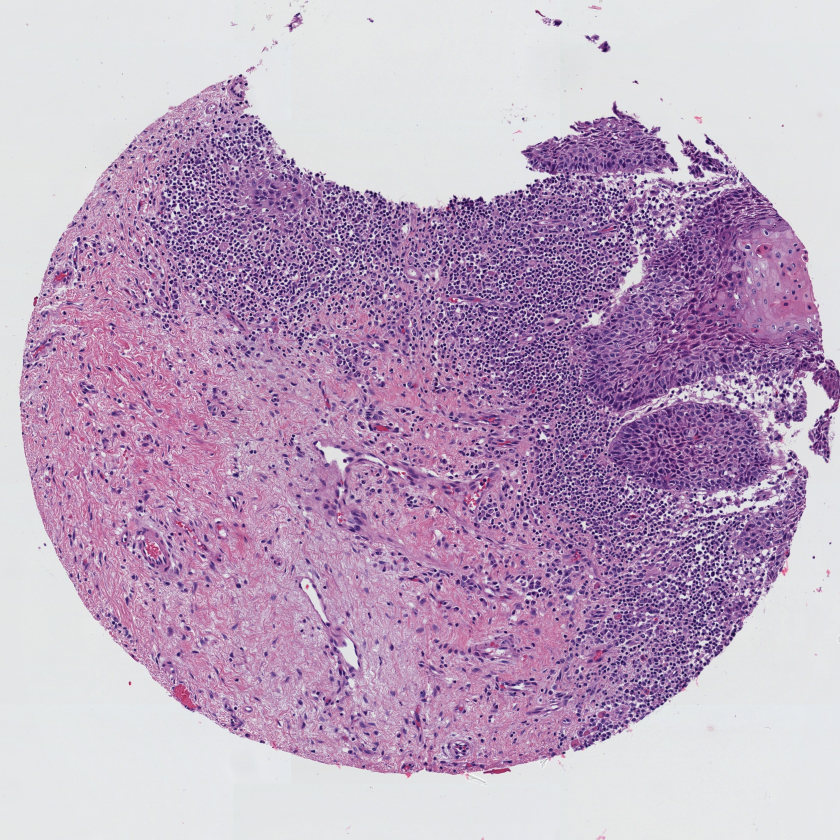
#> input picture segmentation_model/im_state/example_images/oral_cavit1_11-A.jpg, 5040 x 5040 px (shown at 1/6 size)
$ python -i aa.py   (imports and definitions only)   (older library calls are emulated)
#> lines starting #> are read from the running program, lines starting #| are printed output that depends on the picture; after the words box and inside, x2 and y2 are one past the last pixel; in counts of white or black regions, pixels touching at a corner belong together
# most of this code are from https://github.com/choosehappy/HistoQC
import os
import sys
import numpy
from ast import literal_eval as make_tuple
import skimage
from skimage import io, color, img_as_ubyte, morphology
from skimage.filters import sobel
from skimage.filters import gabor_kernel, frangi, gaussian, median, laplace
from skimage.color import convert_colorspace, rgb2gray, rgb2hsv, separate_stains, hed_from_rgb
from skimage.morphology import remove_small_objects, disk, binary_opening, dilation
from distutils.util import strtobool
import numpy as np
import scipy
from scipy import ndimage as ndi
from sklearn.naive_bayes import GaussianNB
from sklearn.ensemble import RandomForestClassifier


# [15 lines left out: function getTissueMask, not called in this run]

def getDarkTissueMask(img):
    upper_thresh = .15
    lower_var = -float('inf')
    lower_thresh = -float('inf')
    upper_var = float('inf')
    img_var = img.std(axis=2)
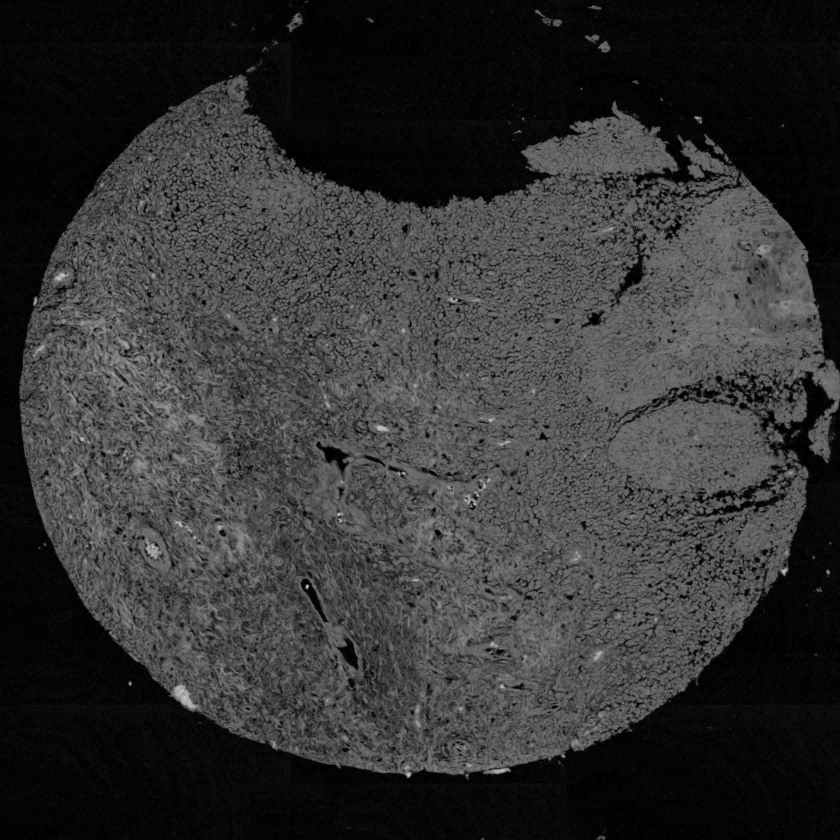
#> img_var: shape (5040, 5040) float64 (shown at 1/6 size); min 0, max 66.06, mean 13.4; drawn with min black and max white
    map_var = np.bitwise_and(img_var > lower_var, img_var < upper_var)
#> map_var: shape (5040, 5040) bool; every value is 1
    img = color.rgb2gray(img)
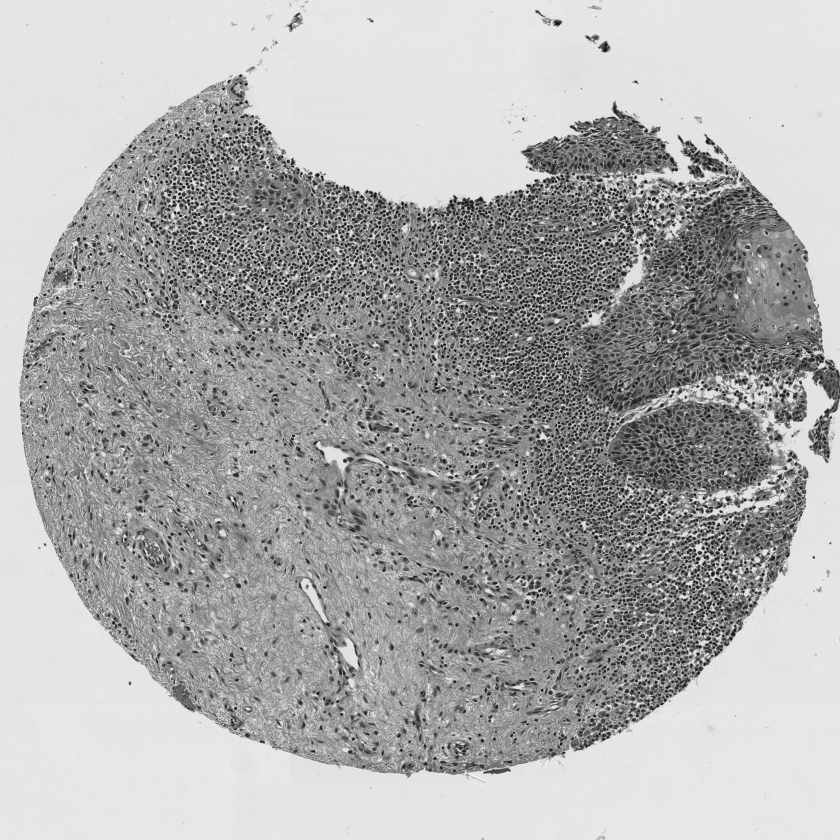
#> img: shape (5040, 5040) float64 (shown at 1/6 size); min 0.0256, max 1, mean 0.677
    map = np.bitwise_and(img > lower_thresh, img < upper_thresh)
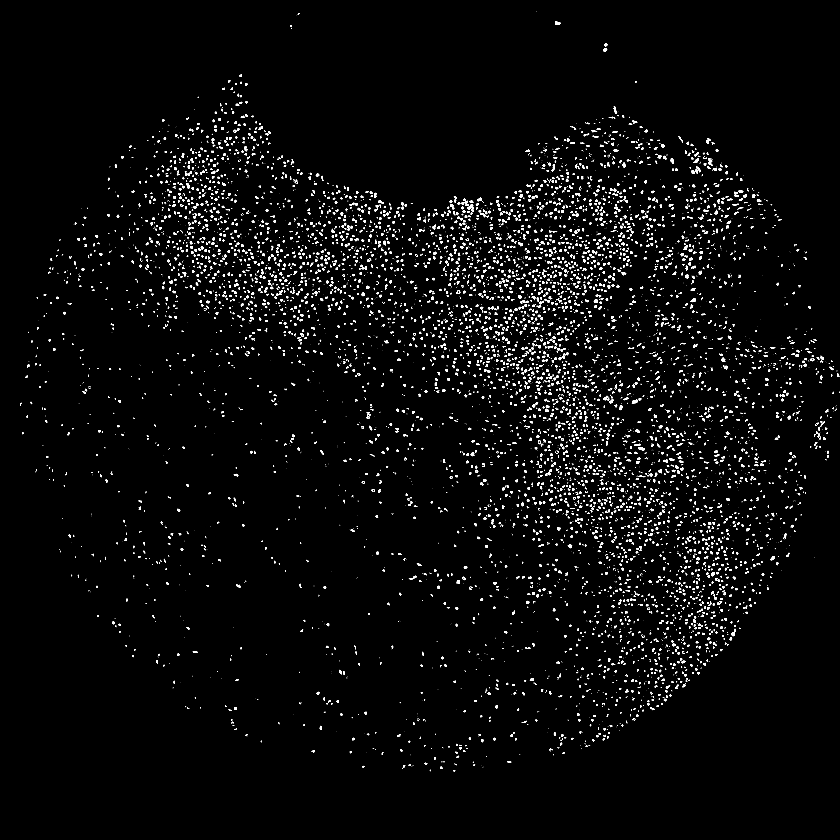
#> map: shape (5040, 5040) bool (shown at 1/6 size); 1.9% white; 10072 white regions (5014 under 20 px), largest, box (x1, y1, x2, y2) and area: (3828, 2683, 3868, 2704) 465, (3330, 128, 3364, 150) 463, (4143, 1790, 4174, 1813) 425
    map = np.bitwise_and(map, map_var)
    map = (map >0)
    #map = ~map
    #map = map.astype(np.uint8)
    return map

# [143 lines left out: functions getBrightness, getBrightnessGray, getBrightnessOtherColor, getHueSaturation, getHE, getContrast and 4 more, not called in this run]

def compute_rgb(img, params):
    return img

def compute_laplace(img, params):
    laplace_ksize = int(params.get("laplace_ksize", 3))
    return laplace(rgb2gray(img), ksize=laplace_ksize)[:, :, None]

# [14 lines left out: functions compute_lbp, compute_gaussian, not called in this run]

def compute_median(img, params):
    median_disk_size = int(params.get("median_disk_size", 3))
    return median(rgb2gray(img), selem=disk(median_disk_size))[:, :, None]

# [161 lines left out: functions compute_gabor, compute_frangi, trainModelPen, trainCoverslipEdge, getBlurryRegion, getPenMarking and 1 more, not called in this run]

>>> import cv2
>>> picture = cv2.cvtColor(cv2.imread('example_images/oral_cavit1_11-A.jpg'), cv2.COLOR_BGR2RGB)
>>> result = getDarkTissueMask(picture)

$ run again, on segmentation_model/im_state/example_images/oral_cavit1_14-C.jpg
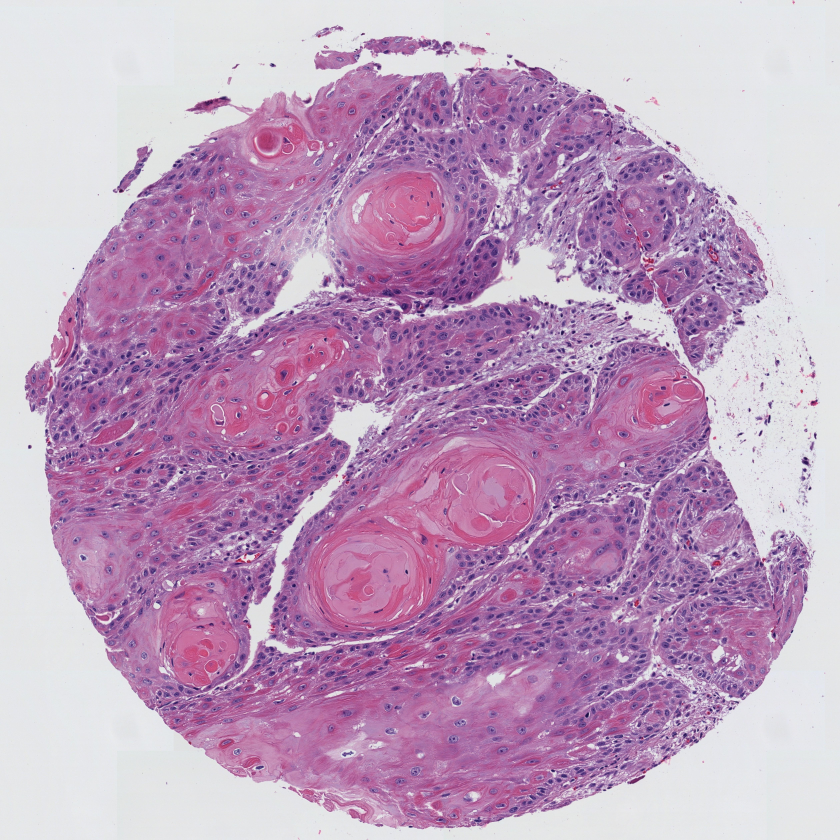
#> input picture segmentation_model/im_state/example_images/oral_cavit1_14-C.jpg, 5040 x 5040 px (shown at 1/6 size)
#> map_var: shape (5040, 5040) bool; every value is 1
#> in getDarkTissueMask, `img = color.rgb2gray(img)`:
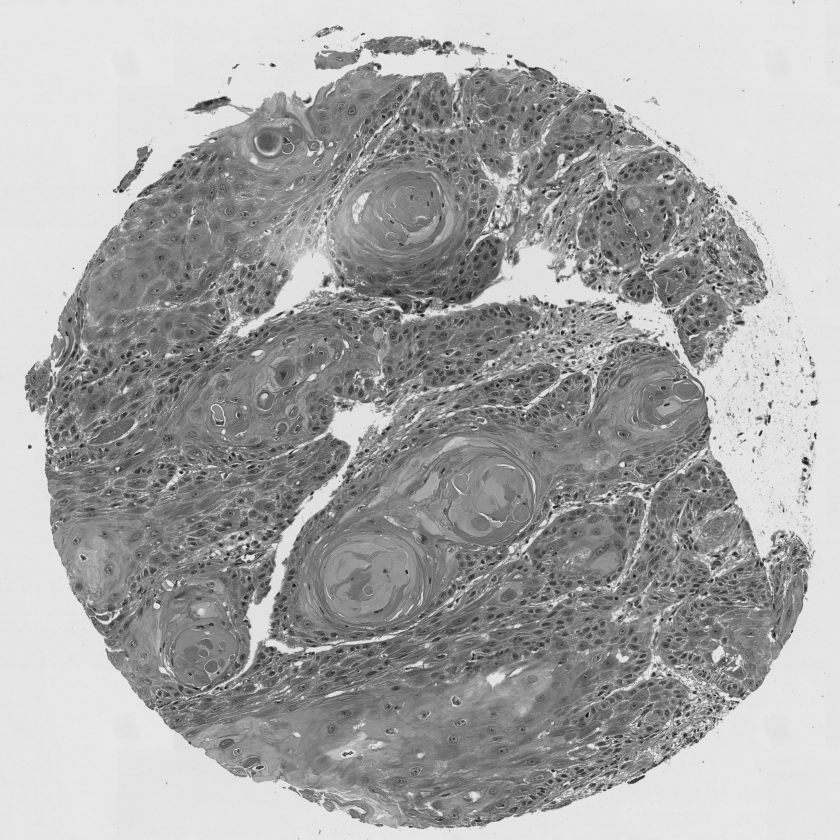
#> img: shape (5040, 5040) float64 (shown at 1/6 size); min 0.0421, max 0.983, mean 0.657
#> in getDarkTissueMask, `map = np.bitwise_and(img > lower_thresh, img < upper_thresh)`:
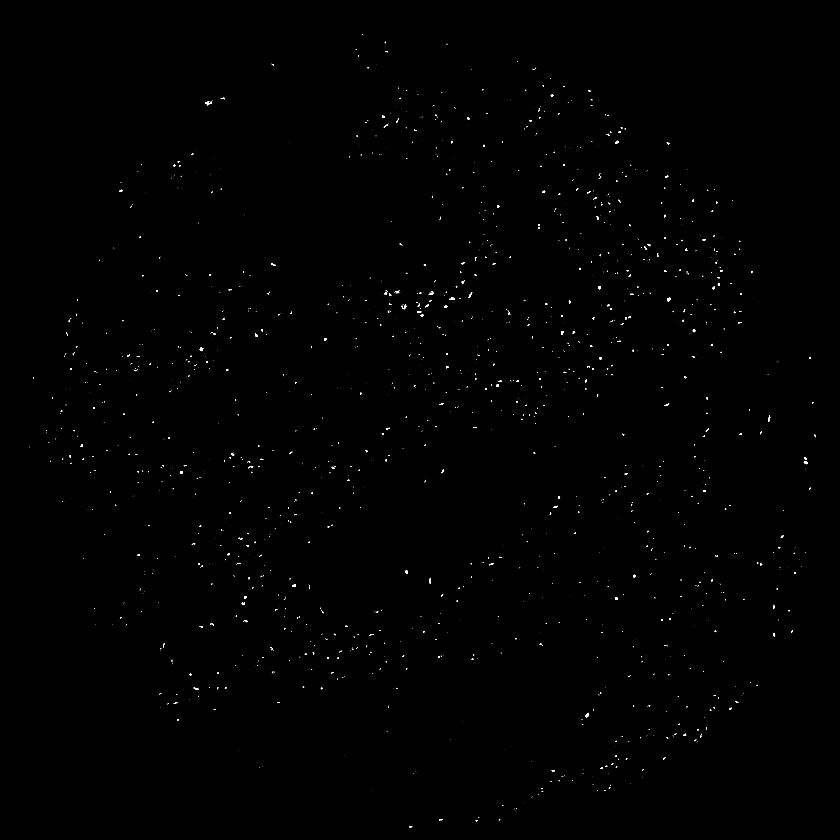
#> map: shape (5040, 5040) bool (shown at 1/6 size); 0.13% white; 1794 white regions (1361 under 20 px), largest, box (x1, y1, x2, y2) and area: (3513, 4277, 3532, 4304) 316, (4002, 1787, 4023, 1808) 299, (1199, 2084, 1220, 2107) 284
